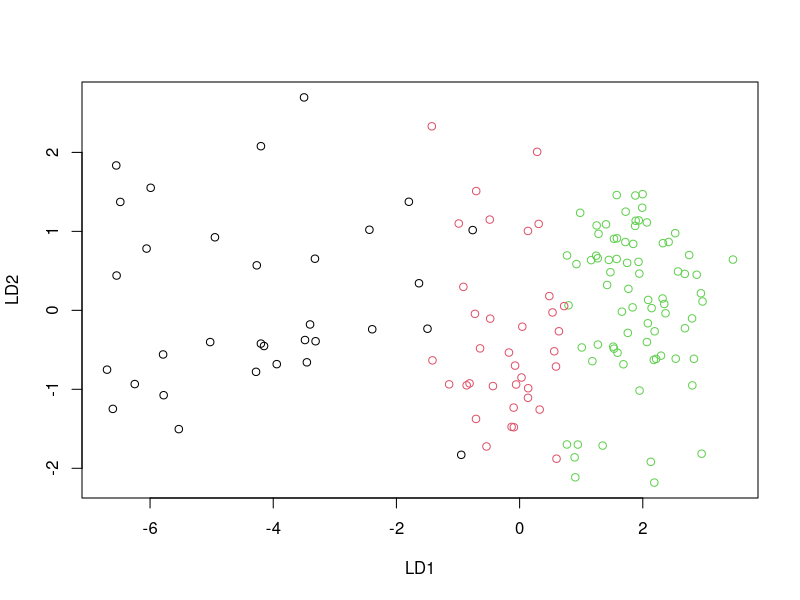
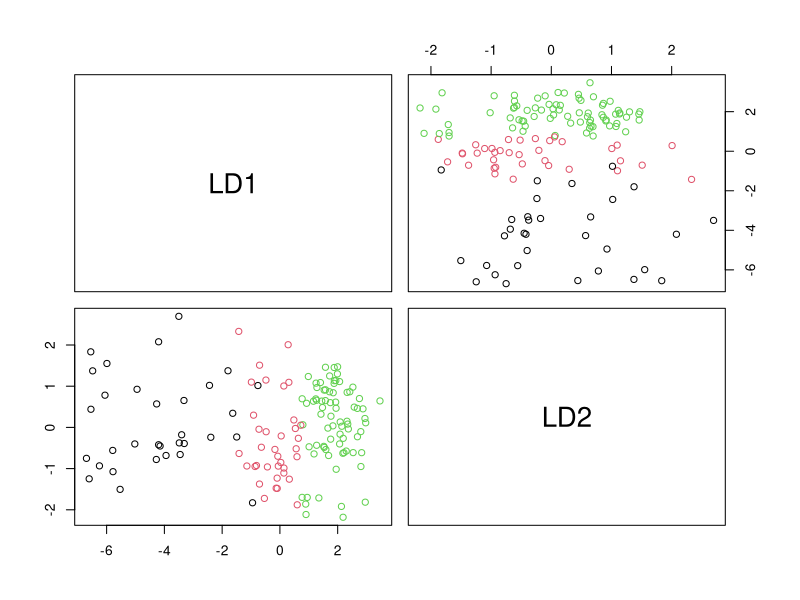
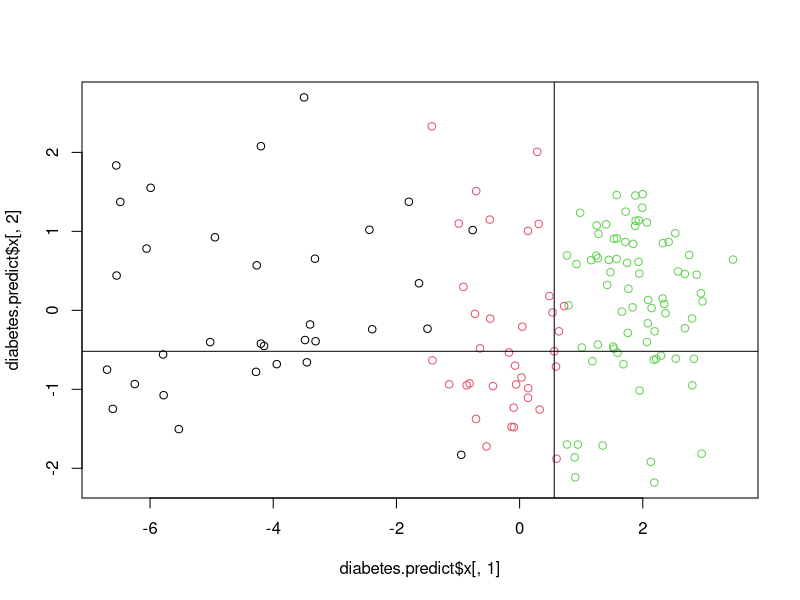

The R script that drew these images, in order:
library(MASS)
diabetes = read.csv("diabetes-bivar.csv")

# Linear Discriminant Analysis
diabetes.lda = lda(group ~ log(glutest) + insulin, data = diabetes)

# Input equal prior probabilities, we have 3 groups here
diabetes.eqprior = lda(group ~ log(glutest) + insulin, prior = c(1/3, 1/3, 1/3), 
                       data = diabetes)
# Check in the output
diabetes.eqprior$prior

# if not specified
diabetes.lda$prior
# Some useful summaries for original df
diabetes.lda$counts
diabetes.lda$means
diabetes.lda$N

# Coefficients for the canonical variates are stored in scaling
diabetes.lda$scaling

# Corresponding eigenvalues
diabetes.lda$svd

# Get the scores
diabetes.predict = predict(diabetes.lda)
plot(diabetes.predict$x, col = diabetes$group)

# Works because we have 2 columns, 2 LD
# If we have more than 2 we can use pairs
pairs(diabetes.predict$x, col = diabetes$group) # same as above 

# Or, for selected columns of interest
plot(diabetes.predict$x[, 1], diabetes.predict$x[, 2], 
     col = diabetes$group) # same as above 

# To get an idea of classification accuracy
table(diabetes.predict$class, diabetes$group)

# posterior probabilities for observation 32. 
# misclassification, it is group 2 but predicted to be group 3
# (Same observation as lecture but slightly different probabilities)
round(diabetes.predict$posterior[32, ], 2)
#

# find 32
diabetes[32, ]
log(429)
diabetes.predict$x[32, ]
abline(v = 0.562222)
abline(h = -0.5185387)


# notice how changing the prior changes the posterior probabilities
eqprob.predict = predict(diabetes.lda, prior = c(1/3, 1/3, 1/3))
round(eqprob.predict$posterior[32, ], 2)

# To interpret our canonical variates, check the *loadings*
# the correlations of the new variables with the original variables
for (i in 1:2){print(paste("variate", i));
  for (j in 1:2){print(paste(names(diabetes)[j], 
                             round(cor(diabetes.predict$x[, i], diabetes[, j]), 2)))
  }
  }

# Here we see both variables are reflected in the first variate, 
# whereas the second variate reflects primarily insulin

## Use CV
diabetes.cv = lda(group ~ log(glutest) + insulin, data = diabetes, CV = TRUE)
table(diabetes.cv$class, diabetes$group)

# Write our own leave-one-out loop
predictions = matrix(NA, ncol = 2, nrow = nrow(diabetes))
for (i in 1:nrow(diabetes)){
  model = lda(group ~ insulin + log(glutest), data = diabetes[-1, ])
  for (j in 1:2){
    model.predict = predict(model, newdata = diabetes[i, ], dimen = j)
    predictions[i, j] = model.predict$class
  }
}

# Check accurate prediction
sum(predictions[, 1] == diabetes$group)
sum(predictions[, 2] == diabetes$group)

# To predict a new data point, supply `newdata`
diabetes.newobs = predict(diabetes.lda, newdata = list(insulin = 300, glutest = 430))
diabetes.newobs




